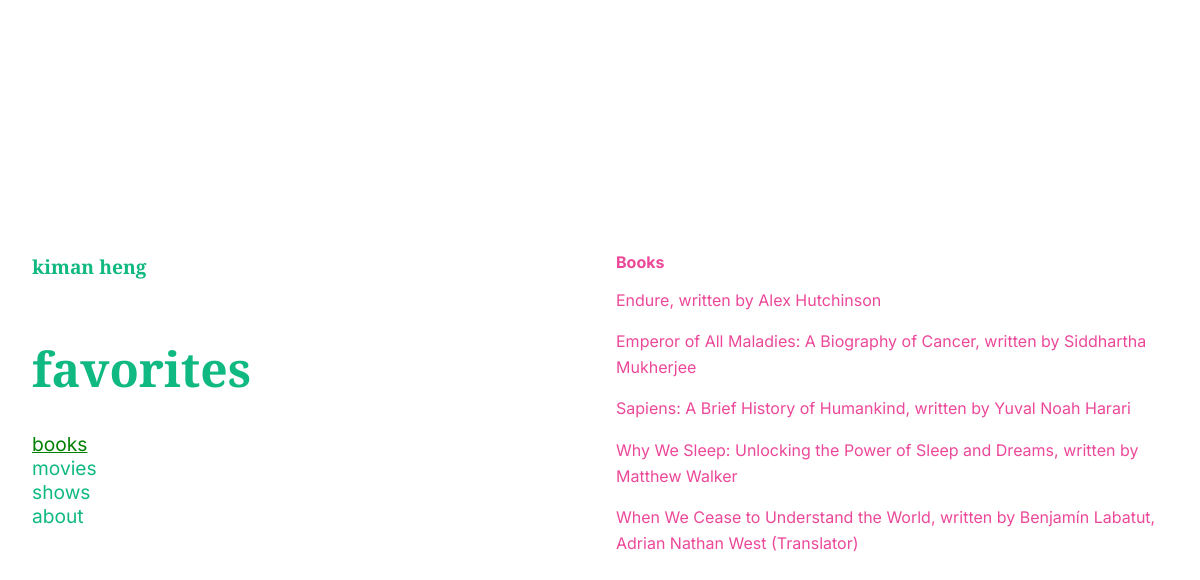
/books, run on the app's committed database.
### tables this page shows
CREATE TABLE books (
    id INTEGER PRIMARY KEY AUTOINCREMENT,
    title TEXT NOT NULL,
    author TEXT NOT NULL
);

### app.py (the view)
@app.route('/books')
def books():
    conn = get_db_connection()
    books = conn.execute('SELECT * FROM books').fetchall()
    conn.close()
    return render_template('books.html', books=books)

### app.py (called while the page is built)
def get_db_connection():
    conn = sqlite3.connect('favorites.db')
    conn.row_factory = sqlite3.Row
    return conn

### templates/books.html
{% extends 'layout.html' %} {% block content %}
<div class="right_column">
  <div class="title">
    <p>Books</p>
  </div>
  {% for book in books %}
  <p class="text">{{ book.title }}, written by {{ book.author }}</p>
  {% endfor %}
</div>
{% endblock %}

### static/css/style.css (style rules this page uses)
body { font-family: "Inter", sans-serif; }
body { margin: 0; }
.text { color: #ec4899; line-height: 1.6; }
.title { color: #ec4899; font-weight: bold; margin-top: 1.5rem; }

### data on the page
books: title "Endure", author "Alex Hutchinson"
books: title "Emperor of All Maladies: A Biography of Cancer", author "Siddhartha Mukherjee"
books: title "Sapiens: A Brief History of Humankind", author "Yuval Noah Harari"
books: title "Why We Sleep: Unlocking the Power of Sleep and Dreams", author "Matthew Walker"
books: title "When We Cease to Understand the World", author "Benjamín Labatut, Adrian Nathan West (Translator)"

### other printed values
{{ title }} "books" "movies" "shows" "about"
